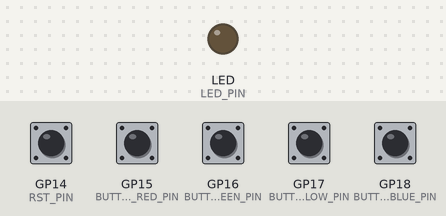
A program run on a simulated Raspberry Pi Pico W. On the bench: output pins drawn as LEDs (lit = HIGH). Inputs (shaded band) come from the test bench; at power-on: GP14 (RST_PIN), GP15 (BUTTON_RED_PIN), GP16 (BUTTON_GREEN_PIN), GP17 (BUTTON_YELLOW_PIN), GP18 (BUTTON_BLUE_PIN) HIGH. WiFi joins after 1.5 s; servers stay silent unless stated; no MQTT or app messages arrive unless stated.

Above: at 0.0 s.
At 4.3 s:
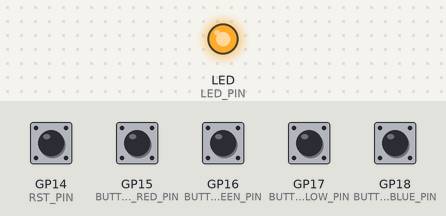
Timing chart, 0 to 5.9 s (numbered marks = the images above):
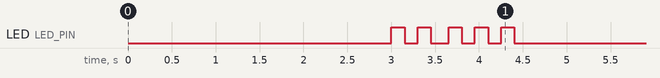

The program:

main.cpp
```cpp
#include <Arduino.h>
#include <WiFi.h>
#include <PubSubClient.h>

#include "../../shared/ColorButtonSequence.h"
#include "../../shared/EscapeRoomProtocol.h"
#include "../../shared/PicoStatusReport.h"
#include "../../shared/PostState.h"

#ifndef WIFI_SSID
#define WIFI_SSID "VenueWifi"
#endif

#ifndef WIFI_PASS
#define WIFI_PASS "VenuePassword"
#endif

#ifndef MQTT_BROKER
#define MQTT_BROKER "ceenypie.local"
#endif

#ifndef MQTT_BROKER_FALLBACK
#define MQTT_BROKER_FALLBACK ""
#endif

#ifndef MQTT_BROKER_PORT
#define MQTT_BROKER_PORT 1883
#endif

#ifndef MQTT_CLIENT_ID
#define MQTT_CLIENT_ID "pico5-color-buttons"
#endif

constexpr int LED_PIN = LED_BUILTIN;
constexpr int RST_PIN = 14;
constexpr int BUTTON_RED_PIN = 15;
constexpr int BUTTON_GREEN_PIN = 16;
constexpr int BUTTON_YELLOW_PIN = 17;
constexpr int BUTTON_BLUE_PIN = 18;
constexpr unsigned long MQTT_RETRY_MS = 3000;
constexpr unsigned long SENSOR_TELEMETRY_MS = 1000;
constexpr unsigned long ATTEMPT_TIMEOUT_MS = 10000;
constexpr int MQTT_ATTEMPTS_PER_HOST = 3;
constexpr int REQUIRED_RED_PRESSES = 3;
constexpr int REQUIRED_GREEN_PRESSES = 4;
constexpr int REQUIRED_YELLOW_PRESSES = 2;
constexpr int REQUIRED_BLUE_PRESSES = 3;
constexpr int REQUIRED_TOTAL_PRESSES =
    REQUIRED_RED_PRESSES +
    REQUIRED_GREEN_PRESSES +
    REQUIRED_YELLOW_PRESSES +
    REQUIRED_BLUE_PRESSES;

struct ColorButton {
    char code;
    const char* name;
    int pin;
    int requiredPresses;
    int pressCount;
    int lastState;
    bool pressRegistered;
};

ColorButton buttons[] = {
    {'R', "red", BUTTON_RED_PIN, REQUIRED_RED_PRESSES, 0, HIGH, false},
    {'G', "green", BUTTON_GREEN_PIN, REQUIRED_GREEN_PRESSES, 0, HIGH, false},
    {'Y', "yellow", BUTTON_YELLOW_PIN, REQUIRED_YELLOW_PRESSES, 0, HIGH, false},
    {'B', "blue", BUTTON_BLUE_PIN, REQUIRED_BLUE_PRESSES, 0, HIGH, false},
};

WiFiClient wifiClient;
PubSubClient mqtt(wifiClient);

bool sequenceSolved = false;
int totalPresses = 0;
int sequenceIndex = 0;
unsigned long resetCount = 0;
unsigned long errorCount = 0;
unsigned long lastPressAt = 0;
unsigned long lastSensorTelemetry = 0;

void publishPostState();
void publishStartupReport();
void publishSensorTelemetry(bool forcePublish = false);

void clearAttempt() {
    totalPresses = 0;
    sequenceIndex = 0;

    for (ColorButton& button : buttons) {
        button.pressCount = 0;
    }
}

void resetSequence() {
    ++resetCount;
    sequenceSolved = false;
    errorCount = 0;
    clearAttempt();
    lastPressAt = 0;

    for (ColorButton& button : buttons) {
        button.lastState = digitalRead(button.pin);
        button.pressRegistered = false;
    }

    digitalWrite(LED_PIN, LOW);
    if (mqtt.connected()) {
        publishPostState();
        publishSensorTelemetry(true);
    }
}

void publishEvent(const char* topic, const char* payload) {
    if (!mqtt.publish(topic, payload)) {
        Serial.println("MQTT publish failed.");
    }
}

void publishAttemptError(const char* reason) {
    ++errorCount;
    publishEvent(EscapeTopic::COLOR_SEQUENCE_ERROR, reason);
    clearAttempt();
    lastPressAt = millis();
    publishSensorTelemetry(true);
}

bool currentAttemptIsCorrect() {
    if (totalPresses != COLOR_BUTTON_SEQUENCE_LENGTH) {
        return false;
    }

    return true;
}

void handleMessage(char* topic, byte* payload, unsigned int length) {
    String message;

    for (unsigned int i = 0; i < length; ++i) {
        message += static_cast<char>(payload[i]);
    }

    String topicText(topic);

    if (topicText == EscapeTopic::STATUS_REQUEST || topicText == EscapeTopic::LEGACY_POST_QUERY) {
        publishPostState();
        publishStartupReport();
    } else if (topicText == EscapeTopic::RESET_PUZZLE || topicText == EscapeTopic::LEGACY_GAME_RESET) {
        resetSequence();
    }
}

void blink(int count, int delayMs = 150) {
    for (int i = 0; i < count; ++i) {
        digitalWrite(LED_PIN, HIGH);
        delay(delayMs);
        digitalWrite(LED_PIN, LOW);
        delay(delayMs);
    }
}

void connectWiFi() {
    WiFi.begin(WIFI_SSID, WIFI_PASS);

    while (WiFi.status() != WL_CONNECTED) {
        digitalWrite(LED_PIN, !digitalRead(LED_PIN));
        delay(500);
    }

    digitalWrite(LED_PIN, LOW);
    blink(2);
}

bool tryConnectMQTT(const char* broker) {
    if (broker == nullptr || broker[0] == '\0') {
        return false;
    }

    mqtt.setServer(broker, MQTT_BROKER_PORT);
    mqtt.setCallback(handleMessage);

    for (int attempt = 0; attempt < MQTT_ATTEMPTS_PER_HOST && !mqtt.connected(); ++attempt) {
        if (mqtt.connect(MQTT_CLIENT_ID)) {
            mqtt.subscribe(EscapeTopic::STATUS_REQUEST);
            mqtt.subscribe(EscapeTopic::RESET_PUZZLE);
            mqtt.subscribe(EscapeTopic::LEGACY_POST_QUERY);
            mqtt.subscribe(EscapeTopic::LEGACY_GAME_RESET);
            blink(3);
            publishPostState();
            publishStartupReport();
            return true;
        }

        delay(MQTT_RETRY_MS);
    }

    return false;
}

void connectMQTT() {
    while (!mqtt.connected()) {
        if (tryConnectMQTT(MQTT_BROKER) || tryConnectMQTT(MQTT_BROKER_FALLBACK)) {
            return;
        }
    }
}

void publishPostState() {
    publishEvent(postStateTopic(5).c_str(), postStatePayload(sequenceSolved));
}

void publishStartupReport() {
    publishEvent(EscapeTopic::PICO_STATUS_REPORT, EscapePicoStatus::PICO5_REPORT);
}

void publishSensorTelemetry(bool forcePublish) {
    if (!mqtt.connected()) {
        return;
    }

    if (!forcePublish && millis() - lastSensorTelemetry < SENSOR_TELEMETRY_MS) {
        return;
    }

    lastSensorTelemetry = millis();
    String payload = "solved=" + String(sequenceSolved ? 1 : 0);
    payload += ",total_presses=" + String(totalPresses);
    payload += ",sequence_index=" + String(sequenceIndex);
    payload += ",error_count=" + String(errorCount);
    payload += ",required_total=" + String(REQUIRED_TOTAL_PRESSES);
    payload += ",reset_count=" + String(resetCount);

    for (ColorButton& button : buttons) {
        payload += ",";
        payload += button.name;
        payload += "=";
        payload += String(button.pressCount);
        payload += "/";
        payload += String(button.requiredPresses);
        payload += ",pin_";
        payload += button.name;
        payload += "=";
        payload += String(digitalRead(button.pin));
    }

    mqtt.publish("escape/telemetry/pico5/buttons", payload.c_str());
}

void registerButtonPress(ColorButton& pressedButton) {
    if (sequenceSolved) {
        return;
    }

    lastPressAt = millis();

    if (!colorButtonCodeMatchesStep(sequenceIndex, pressedButton.code)) {
        publishAttemptError("incorrect color button entry");
        return;
    }

    ++pressedButton.pressCount;
    ++totalPresses;
    sequenceIndex = totalPresses;

    if (totalPresses < COLOR_BUTTON_SEQUENCE_LENGTH) {
        return;
    }

    if (currentAttemptIsCorrect()) {
        sequenceSolved = true;
        digitalWrite(LED_PIN, HIGH);
        publishEvent(EscapeTopic::COLOR_SEQUENCE_COMPLETE, "color button sequence complete");
        publishPostState();
        publishSensorTelemetry(true);
    } else {
        publishAttemptError("incorrect color button entry");
    }
}

void setup() {
    Serial.begin(115200);
    delay(1500);

    pinMode(LED_PIN, OUTPUT);
    pinMode(RST_PIN, INPUT_PULLUP);

    for (ColorButton& button : buttons) {
        pinMode(button.pin, INPUT_PULLUP);
        button.lastState = digitalRead(button.pin);
    }

    connectWiFi();
    connectMQTT();
}

void loop() {
    if (WiFi.status() != WL_CONNECTED) {
        connectWiFi();
    }

    if (!mqtt.connected()) {
        connectMQTT();
    }

    mqtt.loop();

    if (digitalRead(RST_PIN) == LOW) {
        resetSequence();
        delay(500);
    }

    unsigned long now = millis();

    if (
        !sequenceSolved &&
        totalPresses > 0 &&
        now - lastPressAt >= ATTEMPT_TIMEOUT_MS
    ) {
        publishAttemptError("color button attempt timed out");
    }

    for (ColorButton& button : buttons) {
        int state = digitalRead(button.pin);

        if (state == LOW && button.lastState == HIGH && !button.pressRegistered) {
            button.pressRegistered = true;
            registerButtonPress(button);
        }

        if (state == HIGH && button.lastState == LOW && button.pressRegistered) {
            button.pressRegistered = false;
        }

        button.lastState = state;
    }

    publishSensorTelemetry();

    delay(20);
}
```
